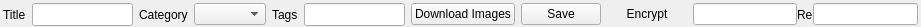
<?xml version="1.0" encoding="UTF-8"?>
<ui version="4.0">
 <class>YeahdocEditor</class>
 <widget class="QWidget" name="YeahdocEditor">
  <property name="geometry">
   <rect>
    <x>0</x>
    <y>0</y>
    <width>921</width>
    <height>27</height>
   </rect>
  </property>
  <property name="autoFillBackground">
   <bool>true</bool>
  </property>
  <layout class="QVBoxLayout" name="verticalLayout_2">
   <property name="spacing">
    <number>0</number>
   </property>
   <property name="leftMargin">
    <number>3</number>
   </property>
   <property name="topMargin">
    <number>2</number>
   </property>
   <property name="rightMargin">
    <number>3</number>
   </property>
   <property name="bottomMargin">
    <number>0</number>
   </property>
   <item>
    <layout class="QHBoxLayout" name="linelayout">
     <property name="spacing">
      <number>6</number>
     </property>
     <item>
      <widget class="QLabel" name="label_2">
       <property name="text">
        <string>Title</string>
       </property>
      </widget>
     </item>
     <item>
      <widget class="QLineEdit" name="titleInput">
       <property name="minimumSize">
        <size>
         <width>0</width>
         <height>23</height>
        </size>
       </property>
       <property name="maximumSize">
        <size>
         <width>1000</width>
         <height>23</height>
        </size>
       </property>
       <property name="toolTip">
        <string>&lt;h1&gt;Input something as title&lt;/h1&gt;</string>
       </property>
      </widget>
     </item>
     <item>
      <widget class="QLabel" name="label">
       <property name="text">
        <string>Category</string>
       </property>
      </widget>
     </item>
     <item>
      <widget class="QComboBox" name="classlist"/>
     </item>
     <item>
      <widget class="QLabel" name="taglabel">
       <property name="text">
        <string>Tags</string>
       </property>
      </widget>
     </item>
     <item>
      <widget class="QLineEdit" name="tagsInput">
       <property name="maximumSize">
        <size>
         <width>200</width>
         <height>23</height>
        </size>
       </property>
      </widget>
     </item>
     <item>
      <widget class="QPushButton" name="downloadBtn">
       <property name="text">
        <string>Download Images</string>
       </property>
      </widget>
     </item>
     <item>
      <widget class="QPushButton" name="saveBtn">
       <property name="text">
        <string>Save</string>
       </property>
      </widget>
     </item>
     <item>
      <widget class="QPushButton" name="passwordMore">
       <property name="text">
        <string>Encrypt</string>
       </property>
       <property name="flat">
        <bool>true</bool>
       </property>
      </widget>
     </item>
     <item>
      <widget class="QWidget" name="passwordWidget" native="true">
       <property name="enabled">
        <bool>true</bool>
       </property>
       <layout class="QHBoxLayout" name="horizontalLayout">
        <property name="spacing">
         <number>0</number>
        </property>
        <property name="margin">
         <number>0</number>
        </property>
        <item>
         <widget class="QLineEdit" name="password1">
          <property name="echoMode">
           <enum>QLineEdit::Password</enum>
          </property>
         </widget>
        </item>
        <item>
         <widget class="QLabel" name="relabel">
          <property name="text">
           <string>Re</string>
          </property>
         </widget>
        </item>
        <item>
         <widget class="QLineEdit" name="password2">
          <property name="echoMode">
           <enum>QLineEdit::Password</enum>
          </property>
         </widget>
        </item>
       </layout>
      </widget>
     </item>
    </layout>
   </item>
  </layout>
 </widget>
 <resources/>
 <connections/>
</ui>
